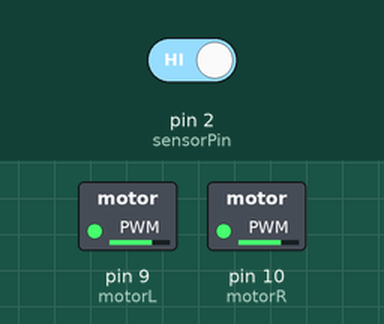
Simulated run of this sketch. Board: Arduino Uno, built with avr-gcc and run on an emulated ATmega328P. Parts: switched loads named in the sketch (green lamp = pin HIGH). Inputs (shaded band) come from the test bench; at power-on: pin 2 (sensorPin) HIGH.

Above: at 1.2 s.
1.3 s: pin 2 (sensorPin) driven LOW
At 2.3 s:
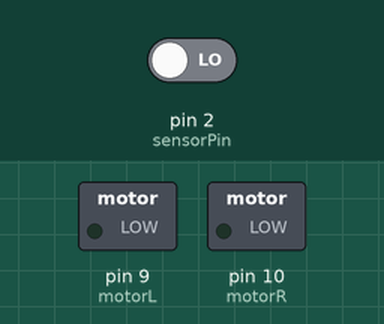
2.8 s: pin 2 (sensorPin) driven HIGH
At 3.4 s:
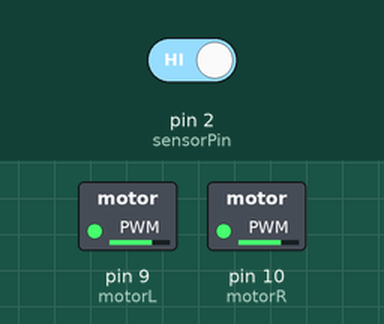
Timing chart, 0 to 5.8 s (numbered marks = the images above; inputs shaded):
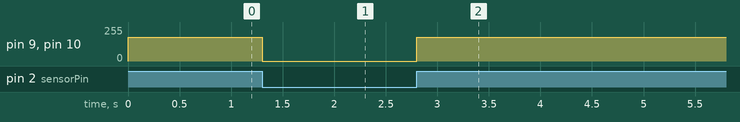

Measured:
- after the input at 1.3 s, pin 9 (motorL), pin 10 (motorR): 180/255 → 0/255 at once
- after the input at 2.8 s, pin 9 (motorL), pin 10 (motorR): 0/255 → 180/255 at once

The sketch:

example_2.ino
```cpp
// Uses the sensor on D2 to stop or run two motors by PWM-ing motor enable pins (9 and 10), halting the robot when an obstacle is detected.
//
// Buy this module: https://shillehtek.com/products/ir-infrared-obstacle-avoidance-sensor-module-for-arduino-robot
// Full manual: https://shillehtek.com/blogs/shillehtek-product-manuals/ir-infrared-obstacle-avoidance-sensor-module-for-arduino-robot-manual
// More examples: https://github.com/shillehbean/shillehtek-examples
//

// Front-mounted IR obstacle sensor stops the robot when something is close
// OUT to D2; motor enable pins go to your motor driver

const int sensorPin = 2;
const int motorL = 9;
const int motorR = 10;
const int speed = 180;

void setup() {
  pinMode(sensorPin, INPUT);
  pinMode(motorL, OUTPUT);
  pinMode(motorR, OUTPUT);
}

void loop() {
  if (digitalRead(sensorPin) == LOW) {
    analogWrite(motorL, 0);
    analogWrite(motorR, 0);
    delay(500);                  // pause
  } else {
    analogWrite(motorL, speed);
    analogWrite(motorR, speed);
  }
}
```
